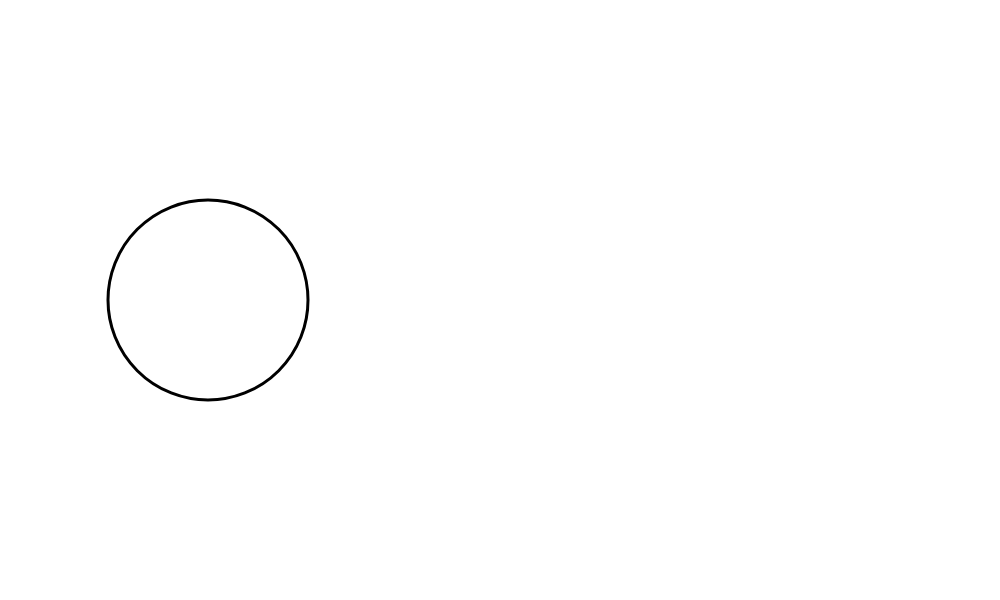
Frame 1 (no input)
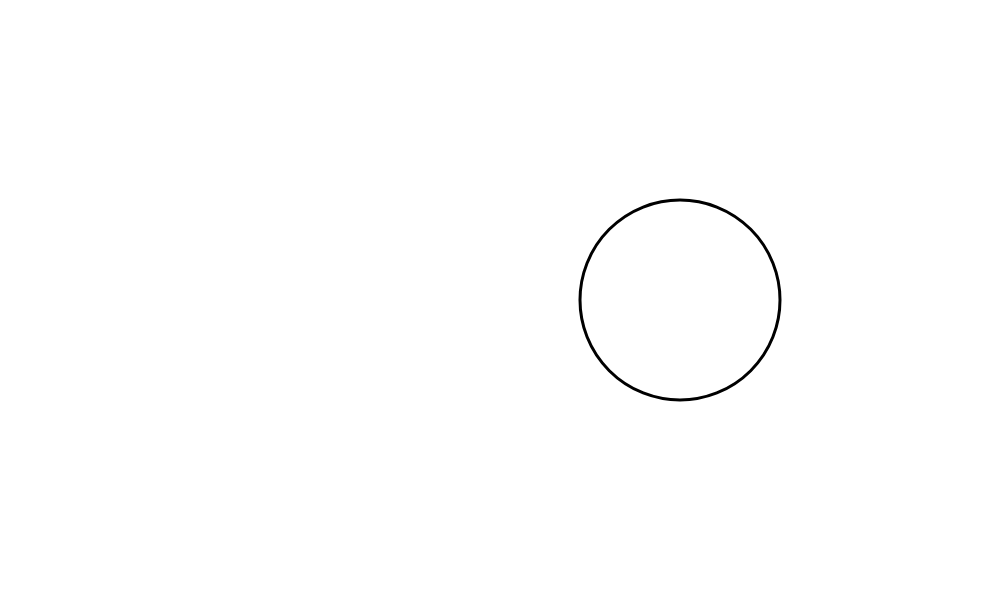
Frame 60 (no input)
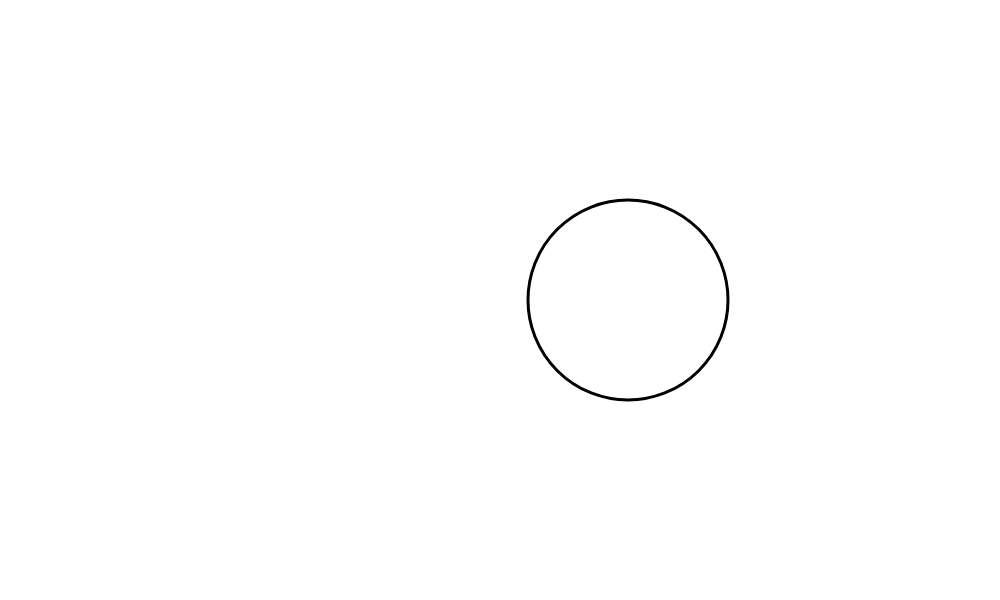
Frame 120 (the mouse pressed at the canvas centre since frame 60)

The p5.js sketch that drew these frames (run headless with seeded random() and noise() and a simulated clock; from frame 60 on, the mouse is pressed at the canvas centre):

// p5.js sketch
// ── sketch.js
function setup() {

createCanvas (1000,600);
strokeWeight(3);

}
var x = 200, s = 8;

function draw()
 {

   clear();
   x = x + s;

  ellipse(x, 300, 200, 200);


  if(x>850)
  {s = s - 2
    s = -s
  }

  if(x < 150 && s != 0)
  {s = s + 2
    s = -s
  }


}
